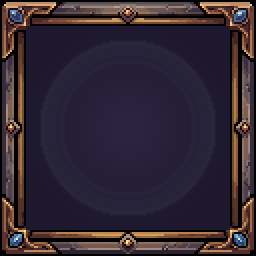
#> input picture Tools/skill_frame.png, 128 x 128 px, given in place of bordas.jpg, which was not available (shown 2 times larger)
$ python extract_bordas.py
#> lines starting #> are read from the running program, lines starting #| are printed output that depends on the picture; after the words box and inside, x2 and y2 are one past the last pixel; in counts of white or black regions, pixels touching at a corner belong together; pictures that were not available may be replaced by others from this repository, and a replacement may not be noted
### Tools/extract_pixelart.py
"""Extrai pixel art em resolução nativa de uma captura ampliada.

Resolve o problema de receber a arte como JPEG gigante com fundo xadrez: descobre
o tamanho real do pixel, reamostra, transforma o xadrez em transparência, separa
os sprites e limpa o ruído de compressão do JPEG.

Uso:
    python3 Tools/extract_pixelart.py imagens/Arvores.jpeg Assets/Art/Sprites/Environment arvore
    python3 Tools/extract_pixelart.py imagens/Cavaleiro.jpeg Assets/Art/Sprites/Characters cavaleiro --single
    python3 Tools/extract_pixelart.py imagens/planta-casa.jpeg Assets/Resources/Items planta_casa --single --sem-ruido
    python3 Tools/extract_pixelart.py imagens/botao-dev.png Assets/Resources/UI/Kit botao_dev --single --sem-ruido --grid 88
    python3 Tools/extract_pixelart.py imagens/pedra-madeira.jpeg <pasta> mat --sem-ruido   (mat_01 = pedra, mat_02 = madeira)
    python3 Tools/extract_pixelart.py imagens/corda.jpeg Assets/Resources/Items corda --single --sem-ruido

--sem-ruido descarta grupinhos soltos de pixels que o JPEG deixa no meio do fundo
(sem isso eles esticam o recorte até a borda da imagem).
"""
import sys
import os
import numpy as np
from PIL import Image


# [45 lines left out: function detect_pitch, not called in this run]


def resample(a, gw):
    H, W, _ = a.shape
    pitch = W / gw
    gh = int(round(H / pitch))
    out = np.zeros((gh, gw, 3), int)
    for gy in range(gh):
        for gx in range(gw):
            cx, cy = (gx + 0.5) * pitch, (gy + 0.5) * pitch
            x0, x1 = int(cx - pitch * 0.3), int(cx + pitch * 0.3)
            y0, y1 = int(cy - pitch * 0.3), int(cy + pitch * 0.3)
            blk = a[max(0, y0):min(H, y1 + 1), max(0, x0):min(W, x1 + 1)].reshape(-1, 3)
            out[gy, gx] = np.median(blk, axis=0).astype(int)
    return out


def background_mask(grid):
    """Detecta o xadrez de transparência pelas cores reais da imagem.

    Faixa de brilho fixa não serve: cada editor desenha o xadrez num cinza diferente.
    Como ele cobre a maior parte da folha, os dois cinzas neutros mais frequentes são
    justamente os quadrados do xadrez.
    """
    r, g, b = grid[:, :, 0], grid[:, :, 1], grid[:, :, 2]
    neutral = (abs(r - g) < 10) & (abs(g - b) < 10) & (abs(r - b) < 10)
    if neutral.sum() < 20:
        return np.zeros(grid.shape[:2], bool)

    vals, counts = np.unique(grid[neutral].reshape(-1, 3), axis=0, return_counts=True)

    # Os dois tons precisam ser distantes entre si: o ruído do JPEG cria vários
    # vizinhos quase idênticos do mesmo cinza, e pegar os dois mais frequentes
    # devolveria o mesmo quadrado duas vezes, deixando metade do xadrez de fora.
    tones = []
    for i in np.argsort(-counts):
        c = vals[i]
        if all(np.abs(c - t).sum() > 40 for t in tones):
            tones.append(c)
        if len(tones) == 2:
            break

    if len(tones) < 2:
        return np.zeros(grid.shape[:2], bool)

    # O JPEG borra a fronteira entre quadrados claro e escuro, criando cinzas
    # intermediários que não batem com nenhum dos dois tons. Aceita toda a faixa
    # entre eles — e depois preenche a partir das bordas, porque o xadrez é
    # conectado e encosta nos limites da imagem, enquanto a arte fica ilhada no
    # meio. Sem isso, cinzas legítimos da arte (pedras, metal) seriam apagados.
    lo = min(t.min() for t in tones) - 10
    hi = max(t.max() for t in tones) + 10
    cand = neutral & (grid.mean(2) >= lo) & (grid.mean(2) <= hi)

    H, W = cand.shape
    bg = np.zeros((H, W), bool)
    stack = []
    for x in range(W):
        for y in (0, H - 1):
            if cand[y, x] and not bg[y, x]:
                bg[y, x] = True
                stack.append((y, x))
    for y in range(H):
        for x in (0, W - 1):
            if cand[y, x] and not bg[y, x]:
                bg[y, x] = True
                stack.append((y, x))

    while stack:
        cy, cx = stack.pop()
        for dy, dx in ((1, 0), (-1, 0), (0, 1), (0, -1)):
            ny, nx = cy + dy, cx + dx
            if 0 <= ny < H and 0 <= nx < W and cand[ny, nx] and not bg[ny, nx]:
                bg[ny, nx] = True
                stack.append((ny, nx))
    return bg


def drop_specks(fg, min_size=12):
    """Tira grupos de pixels conectados menores que min_size (ruído do JPEG no fundo)."""
    H, W = fg.shape
    seen = np.zeros_like(fg)
    out = fg.copy()
    for y, x in zip(*np.where(fg)):
        if seen[y, x]:
            continue
        comp, stack = [], [(y, x)]
        seen[y, x] = True
        while stack:
            cy, cx = stack.pop()
            comp.append((cy, cx))
            for dy in (-1, 0, 1):
                for dx in (-1, 0, 1):
                    ny, nx = cy + dy, cx + dx
                    if 0 <= ny < H and 0 <= nx < W and fg[ny, nx] and not seen[ny, nx]:
                        seen[ny, nx] = True
                        stack.append((ny, nx))
        if len(comp) < min_size:
            for cy, cx in comp:
                out[cy, cx] = False
    return out


# [12 lines left out: function split_columns, not called in this run]


def quantize(rgb, alpha, dist=34):
    """Agrupa cores próximas, começando pelas mais frequentes.
    O JPEG cria centenas de tons quase iguais; pixel art real tem poucas dezenas."""
    px = rgb.reshape(-1, 3)[alpha.reshape(-1) > 0]
    cols, cnts = np.unique(px, axis=0, return_counts=True)
    reps = []
    for i in np.argsort(-cnts):
        c = cols[i]
        if all(((c - np.array(r)) ** 2).sum() > dist ** 2 for r in reps):
            reps.append(tuple(c))
    reps = np.array(reps)
    d = ((rgb.reshape(-1, 1, 3) - reps.reshape(1, -1, 3)) ** 2).sum(2)
    return reps[d.argmin(1)].reshape(rgb.shape).astype(np.uint8), len(reps)


# [59 lines left out: function main, not called in this run]


# [2 lines that do not run on import are left out]

### Tools/extract_boss_pirata.py
"""Separa cada quadro de ação do boss pirata (Drake) da folha imagens/boss-pirata.jpg.

A folha tem 3 linhas x 5 colunas, fundo xadrez:
  linha 1: frente, esquerda, costas-direita, costas-esquerda, costas   (direções)
  linha 2: parado, golpe 1, golpe 2, tiro p/ direita, tiro p/ esquerda
  linha 3: dor 1 (chapéu voando), dor 2 (ajoelhado), morte 1, morte 2, morte 3

Cada quadro sai num quadro de tamanho único, com os pés no mesmo ponto (centro da
coluna, base da linha), para a animação não pular. Saída: Assets/Art/Sprites/Monsters/MVP/Resources/Drake/.

Uso: python Tools/extract_boss_pirata.py   (na raiz do projeto)
"""
import os
import sys

import numpy as np
from PIL import Image

sys.path.insert(0, os.path.dirname(__file__))
from extract_pixelart import resample, background_mask, drop_specks, quantize  # noqa: E402

SRC = "imagens/boss-pirata.jpg"
OUT = "Assets/Art/Sprites/Monsters/MVP/Resources/Drake"
GRID = 512          # a arte tem pixel de 2 px na imagem de 1024
COLS = 5
NAMES = [
    ["frente", "esquerda", "costas_direita", "costas_esquerda", "costas"],
    ["parado", "golpe_1", "golpe_2", "tiro_direita", "tiro_esquerda"],
    ["dor_1", "dor_2", "morte_1", "morte_2", "morte_3"],
]


def components(fg):
    """Grupos de pixels ligados (8 vizinhos): lista de (ys, xs)."""
    H, W = fg.shape
    seen = np.zeros_like(fg)
    out = []
    for y, x in zip(*np.where(fg)):
        if seen[y, x]:
            continue
        ys, xs, stack = [], [], [(y, x)]
        seen[y, x] = True
        while stack:
            cy, cx = stack.pop()
            ys.append(cy)
            xs.append(cx)
            for dy in (-1, 0, 1):
                for dx in (-1, 0, 1):
                    ny, nx = cy + dy, cx + dx
                    if 0 <= ny < H and 0 <= nx < W and fg[ny, nx] and not seen[ny, nx]:
                        seen[ny, nx] = True
                        stack.append((ny, nx))
        out.append((np.array(ys), np.array(xs)))
    return out


# [75 lines left out: functions row_bands, main, not called in this run]


# [2 lines that do not run on import are left out]

### Tools/extract_frames.py
"""Separa todos os quadros de uma folha de sprites (fundo xadrez) em arquivos numerados.

Linha a linha (faixas com desenho separadas por linhas vazias), cada quadro é um grupo de
colunas com desenho; efeitos soltos (arco do golpe, fumaça) ficam com o quadro mais
próximo. Os quadros saem já na grade nativa e alinhados pelo tronco (como o Drake), com
os pés na base da linha.

Uso: python Tools/extract_frames.py <imagem> <pasta de saída> <prefixo> [--grid N] [--cells 8,8,0]
Saída: <prefixo>_L<linha>_<n>.png (para conferir e escolher as animações).
"""
import os
import sys

import numpy as np
from PIL import Image

sys.path.insert(0, os.path.dirname(__file__))
from extract_pixelart import resample, background_mask, drop_specks, quantize, detect_pitch  # noqa: E402
from extract_boss_pirata import components, row_bands  # noqa: E402


def segments(fill, min_gap=3, min_width=6):
    segs, start, gap = [], None, 0
    for x, f in enumerate(fill):
        if f:
            if start is None:
                start = x
            gap = 0
        elif start is not None:
            gap += 1
            if gap >= min_gap:
                segs.append((start, x - gap))
                start, gap = None, 0
    if start is not None:
        segs.append((start, len(fill) - 1))
    return [s for s in segs if s[1] - s[0] >= min_width]


# [54 lines left out: function extract, not called in this run]


def is_effect_px(px):
    """Arco azul-claro do golpe (efeito da espada)."""
    return (px[:, 2] - px[:, 0]).mean() > 25 and px.mean() > 140


# [62 lines left out: functions remove_effects, save_frames, main, not called in this run]


# [2 lines that do not run on import are left out]

### Tools/extract_bordas.py
"""Separa as peças de borda do mapa (imagens/bordas.jpg) e monta as versões longas.

Folha (5 linhas):
  1: gramados (barranco com grama em cima, em V, visão 3/4)       -> gramado_1..4
  2: paredões de pedra (em V)                                       -> paredao_1..4
  3: cachoeiras (3) e pedras molhadas sem água (1)                  -> cachoeira_1..4
  4: barrancos escuros com raízes (retos, a beira de baixo do mapa) -> barranco_1..4
  5: pedra, 3 troncos, 2 muretas de pedra, 2 cercas de madeira

Cada peça sai recortada (sem sobra) em Assets/Art/Sprites/Environment/Borda/.
As retas viram também ladrilhos que emendam (pedaço que repete) e versões longas prontas:
  barranco_ladrilho / barranco_longo, cerca_ladrilho / cerca_longa,
  mureta_ladrilho / mureta_longa.
Os ladrilhos servem para o SpriteRenderer em modo "Tiled": um objeto só, do comprimento
que quiser (RaelMMO > Borda no menu do Unity).

Uso: python Tools/extract_bordas.py
"""
import os
import sys

import numpy as np
from PIL import Image

sys.path.insert(0, os.path.dirname(__file__))
from extract_pixelart import resample, background_mask, drop_specks, quantize  # noqa: E402
from extract_boss_pirata import components  # noqa: E402
from extract_frames import segments  # noqa: E402

SRC = "imagens/bordas.jpg"
OUT = "Assets/Art/Sprites/Environment/Borda"
GRID = 512
# Linhas na grade nativa (a 3 e a 4 se encostam: a água cai em cima do barranco).
ROWS = [(0, 61), (62, 119), (120, 178), (179, 233), (234, 285)]
ROW_NAMES = [
    ["gramado_1", "gramado_2", "gramado_3", "gramado_4"],
    ["paredao_1", "paredao_2", "paredao_3", "paredao_4"],
    ["cachoeira_1", "cachoeira_2", "cachoeira_3", "cachoeira_4"],
    ["barranco_1", "barranco_2", "barranco_3", "barranco_4"],
    ["pedra", "tronco_1", "tronco_2", "tronco_3", "mureta_1", "mureta_2", "cerca_1", "cerca_2"],
]


def save(rgba, name):
    alpha = rgba[:, :, 3]
    ys, xs = np.where(alpha > 0)
    rgba = rgba[ys.min():ys.max() + 1, xs.min():xs.max() + 1]
    Image.fromarray(rgba.astype(np.uint8), "RGBA").save(os.path.join(OUT, name + ".png"))
    return rgba


def piece(grid, mask):
    rgb = np.where(mask[:, :, None], grid, 0).astype(int)
    alpha = np.where(mask, 255, 0).astype(np.uint8)
    snapped, _ = quantize(rgb, alpha, dist=16)
    return np.dstack([snapped, alpha])


def seam_tile(img, overlap=8):
    """Faz um pedaço que emenda com ele mesmo na horizontal: a ponta direita (overlap px)
    se funde com a esquerda, então ladrilho + ladrilho não mostra corte."""
    h, w = img.shape[:2]
    core = img[:, :w - overlap].astype(float)
    tail = img[:, w - overlap:].astype(float)
    for i in range(overlap):
        t = (i + 0.5) / overlap
        a_core, a_tail = core[:, i, 3:4] / 255, tail[:, i, 3:4] / 255
        mix_a = a_core * t + a_tail * (1 - t)
        rgb = np.where(mix_a > 0, (core[:, i, :3] * a_core * t + tail[:, i, :3] * a_tail * (1 - t)) /
                       np.maximum(mix_a, 1e-6), 0)
        core[:, i, :3] = rgb
        core[:, i, 3] = np.where(mix_a[:, 0] > 0.5, 255, 0)
    return core.round().astype(np.uint8)


def repeat(tile, n):
    return np.concatenate([tile] * n, axis=1)


def bottom_align(imgs):
    """Mesma altura para todos, alinhados pela base (as peças saem recortadas)."""
    h = max(i.shape[0] for i in imgs)
    out = []
    for i in imgs:
        pad = np.zeros((h, i.shape[1], 4), np.uint8)
        pad[h - i.shape[0]:] = i
        out.append(pad)
    return out


def join_blend(imgs, overlap):
    """Junta as peças lado a lado, cada uma entrando `overlap` px por cima da anterior
    com transição suave: some a linha reta que aparecia na emenda."""
    imgs = bottom_align(imgs)
    out = imgs[0].astype(float)
    for nxt in imgs[1:]:
        nxt = nxt.astype(float)
        a, b = out[:, -overlap:], nxt[:, :overlap]
        mixed = np.zeros_like(a)
        for i in range(overlap):
            t = (i + 0.5) / overlap
            aa, ab = a[:, i, 3:4] / 255 * (1 - t), b[:, i, 3:4] / 255 * t
            al = aa + ab
            mixed[:, i, :3] = np.where(al > 0, (a[:, i, :3] * aa + b[:, i, :3] * ab) / np.maximum(al, 1e-6), 0)
            mixed[:, i, 3] = np.where(al[:, 0] > 0.5, 255, 0)
        out = np.concatenate([out[:, :-overlap], mixed, nxt[:, overlap:]], axis=1)
    return out.round().astype(np.uint8)


def main():
    os.makedirs(OUT, exist_ok=True)
    a = np.array(Image.open(SRC).convert("RGB")).astype(float)
    grid = resample(a, GRID)
    fg = drop_specks(~background_mask(grid))
#> in background_mask, `r, g, b = grid[:, :, 0], grid[:, :, 1], grid[:, :, 2]`:
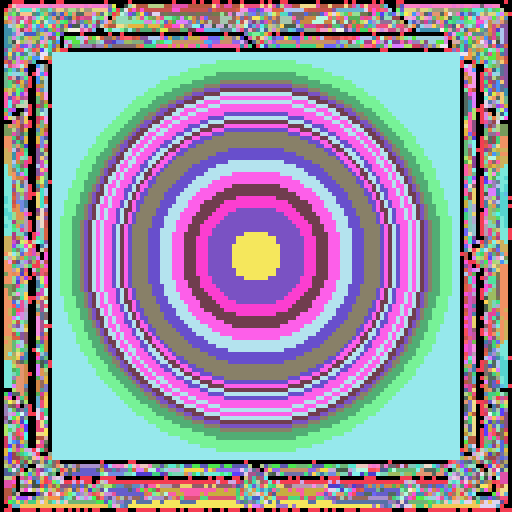
#> r: shape (512, 512) int64; 241 distinct labels, from 0 to 255; one colour per label, 0 black
#> in background_mask, `r, g, b = grid[:, :, 0], grid[:, :, 1], grid[:, :, 2]`:
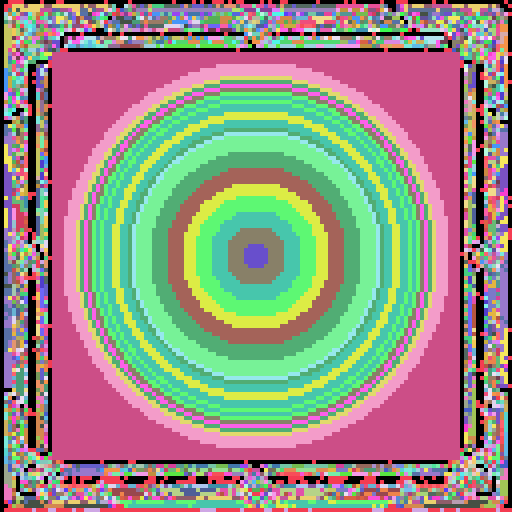
#> g: shape (512, 512) int64; 205 distinct labels, from 0 to 254; one colour per label, 0 black
#> in background_mask, `r, g, b = grid[:, :, 0], grid[:, :, 1], grid[:, :, 2]`:
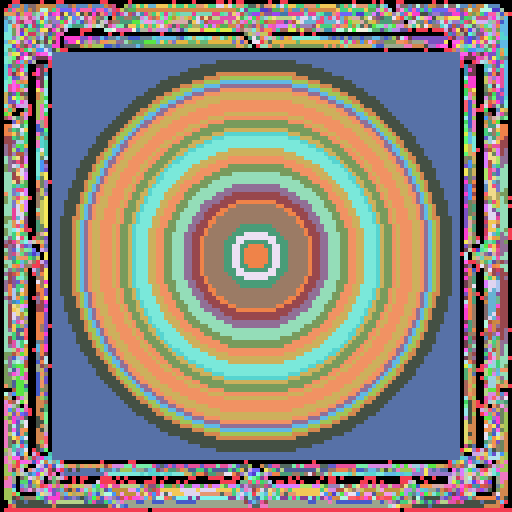
#> b: shape (512, 512) int64; 184 distinct labels, from 0 to 250; one colour per label, 0 black
#> in background_mask, `neutral = (abs(r - g) < 10) & (abs(g - b) < 10) & (abs(r - b) < 10)`:
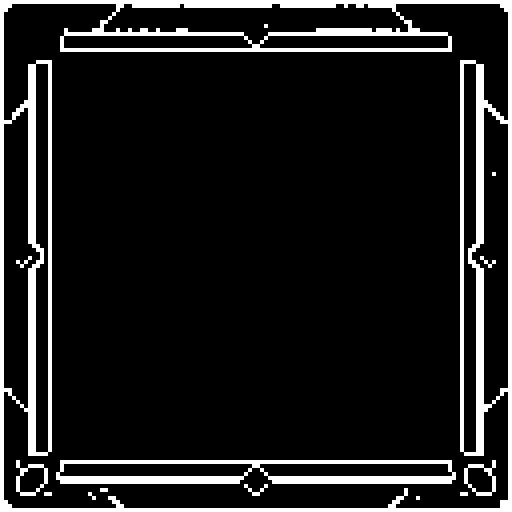
#> neutral: shape (512, 512) bool; 11.2% white; 14 white regions (3 under 20 px), largest, box (x1, y1, x2, y2) and area: (0, 0, 512, 512) 23568, (56, 460, 456, 484) 4704, (16, 460, 48, 496) 368
#> in background_mask, `vals, counts = np.unique(grid[neutral].reshape(-1, 3), axis=0, return_..`: vals = 142 rows, first 8: [0, 0, 0], [0, 0, 1], [0, 1, 0], [0, 1, 1], [0, 2, 1], [1, 0, 0], [1, 0, 1], [1, 0, 2]; counts = 142 values, max 18656 at index 0, min 16 at index 7, mean 207.1
#> the loop in background_mask, `for i in np.argsort(-counts):` made 12 passes
#> (i, c) on passes 2, 3, 5, 6, 7, 8, 9, 10, 11, 12: (9, [1, 1, 1]), (5, [1, 0, 0]), (8, [1, 1, 0]), (12, [1, 2, 1]), (2, [0, 1, 0]), (4, [0, 2, 1]), (19, [2, 2, 2]), (15, [2, 1, 1]), (29, [3, 3, 3]), (130, [87, 79, 82])
#> after the loop in background_mask, `for i in np.argsort(-counts):`: tones = [[0, 0, 0], [87, 79, 82]]
#> in background_mask, `lo = min(t.min() for t in tones) - 10`: lo = -10
#> in background_mask, `hi = max(t.max() for t in tones) + 10`: hi = 97
#> after the loop in background_mask, `for x in range(W):`: bg: shape (512, 512) bool; 0.39% white in thin lines or dots
#> after the loop in background_mask, `for y in range(H):`: bg: shape (512, 512) bool; 0.78% white in thin lines or dots
#> after the loop in background_mask, `while stack:`:
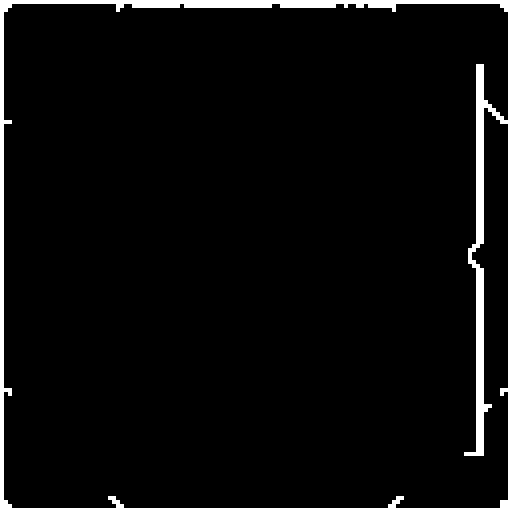
#> bg: shape (512, 512) bool; 5% white; 1 white region, box (x1, y1, x2, y2) and area: (0, 0, 512, 512) 13024
#> the loop in drop_specks, `for y, x in zip(*np.where(fg)):` made 249120 passes
    H, W = fg.shape
#> H = 512; W = 512
    pieces = {}
    for (y0, y1), names in zip(ROWS, ROW_NAMES):
        band = np.zeros_like(fg)
        band[y0:y1 + 1] = fg[y0:y1 + 1]
        if len(names) == 4:
            cw = W / 4
            cells = [(int(round(k * cw)), int(round((k + 1) * cw)) - 1) for k in range(4)]
        else:
            cells = segments(band.any(0), min_gap=2)
        if len(cells) != len(names):
            print(f"  aviso: linha {names[0]}: {len(cells)} peças, esperava {len(names)}")
        for (s0, s1), name in zip(cells, names):
            m = np.zeros_like(fg)
            m[:, s0:s1 + 1] = band[:, s0:s1 + 1]
            # Só o maior grupo e o que está colado nele (some o que vazou da vizinha).
            parts = components(m)
            main_part = max(parts, key=lambda c: len(c[0]))
            for cy, cx in parts:
                if cy is not main_part[0] and len(cy) < 40:
                    m[cy, cx] = False
            pieces[name] = save(piece(grid, m), name)
            print(f"  {name}.png {pieces[name].shape[1]}x{pieces[name].shape[0]}")
#> this loop made 5 passes
#> cells on passes 1 to 5: [(0, 127), (128, 255), (256, 383), (384, 511)], [(0, 127), (128, 255), (256, 383), (384, 511)], [(0, 127), (128, 255), (256, 383), (384, 511)], [(0, 127), (128, 255), (256, 383), (384, 511)], [(4, 507)]
#|   aviso: linha pedra: 1 peças, esperava 8
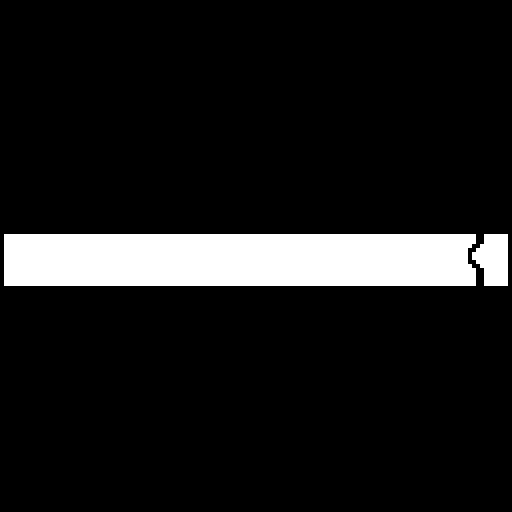
#> band: shape (512, 512) bool; 9.9% white; 2 white regions, box (x1, y1, x2, y2) and area: (4, 234, 476, 286) 24384, (472, 234, 508, 286) 1440
#> after the loop, pieces = 17 items

    # Barranco: os 4 emendados com transição (varia sem repetir a cada peça); o ladrilho
    # também emenda com ele mesmo nas pontas. A versão longa repete o ladrilho 3 vezes.
    strip = join_blend([pieces[f"barranco_{i}"] for i in range(1, 5)], 8)
#> in bottom_align, `h = max(i.shape[0] for i in imgs)`: h = 55
#> the loop in bottom_align, `for i in imgs:` made 4 passes
#> after the loop in bottom_align, `for i in imgs:`: out = 4 items
#> the loop in join_blend, `for nxt in imgs[1:]:` made 3 passes
    tile = seam_tile(strip, 10)
#> after the loop in seam_tile, `for i in range(overlap):`: core: shape (55, 470, 4) float64; mean of channels 0, 1, 2, 3 47.1, 38.1, 56, 250.7
    save(tile, "barranco_ladrilho")
#> in save (call 18), `alpha = rgba[:, :, 3]`: alpha: shape (55, 470); 98.3% white; 1 black region, box (x1, y1, x2, y2) and area: (448, 0, 456, 55) 440
    save(repeat(tile, 3), "barranco_longo")
#> in save (call 19), `alpha = rgba[:, :, 3]`:
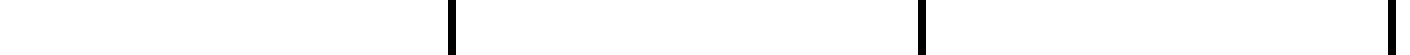
#> alpha: shape (55, 1410); 98.3% white; 3 black regions, box (x1, y1, x2, y2) and area: (448, 0, 456, 55) 440, (918, 0, 926, 55) 440, (1388, 0, 1396, 55) 440

    # Cerca: mourões a cada 17 px. Ladrilho = de um mourão até antes do próximo (repete
    # sem emenda). Longa = ponta esquerda (pilar alto) + ladrilhos + ponta direita.
#> (the run stopped early here; a loop or call above may not have finished)

$ run again, on Tools/fontes/equipamento_janela.png
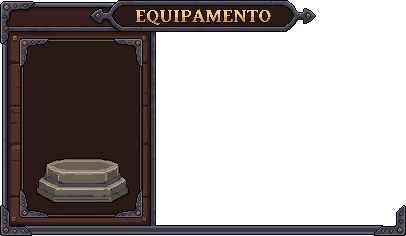
#> input picture Tools/fontes/equipamento_janela.png, 406 x 236 px, given in place of bordas.jpg, which was not available
#> neutral: shape (298, 512) bool; 20.5% white; 448 white regions (392 under 20 px), largest, box (x1, y1, x2, y2) and area: (0, 0, 512, 298) 4053, (410, 90, 466, 152) 2627, (319, 89, 379, 152) 2574
#> vals = 203 rows, first 8: [7, 5, 9], [12, 10, 11], [12, 11, 15], [12, 11, 17], [16, 10, 9], [16, 10, 11], [18, 18, 26], [19, 15, 15]; counts = 203 values, max 14797 at index 20, min 1 at index 1, mean 154.4
#> the loop in background_mask, `for i in np.argsort(-counts):` made 2 passes
#> (i, c) on passes 1 to 2: (20, [32, 25, 32]), (0, [7, 5, 9])
#> after the loop in background_mask, `for i in np.argsort(-counts):`: tones = [[32, 25, 32], [7, 5, 9]]
#> lo = -5
#> hi = 42
#> cand: shape (298, 512) bool; 17% white; 204 white regions (145 under 20 px), largest, box (x1, y1, x2, y2) and area: (410, 90, 466, 152) 2533, (321, 90, 376, 152) 2476, (2, 20, 398, 286) 1956
#> after the loop in background_mask, `while stack:`:
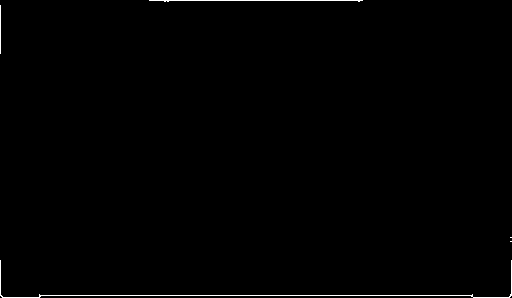
#> bg: shape (298, 512) bool; 0.57% white in thin lines or dots
#> the loop in drop_specks, `for y, x in zip(*np.where(fg)):` made 151709 passes
#> the loop in main, `for (y0, y1), names in zip(ROWS, ROW_NAMES):` made 5 passes
#> cells on passes 1 to 5: [(0, 127), (128, 255), (256, 383), (384, 511)], [(0, 127), (128, 255), (256, 383), (384, 511)], [(0, 127), (128, 255), (256, 383), (384, 511)], [(0, 127), (128, 255), (256, 383), (384, 511)], [(0, 511)]
#> (printed output is left out)
#> after the loop in main, `for (y0, y1), names in zip(ROWS, ROW_NAMES):`: pieces = 17 items
#> in bottom_align, `h = max(i.shape[0] for i in imgs)`: h = 55
#> the loop in bottom_align, `for i in imgs:` made 4 passes
#> after the loop in bottom_align, `for i in imgs:`: out = 4 items
#> the loop in join_blend, `for nxt in imgs[1:]:` made 3 passes
#> in repeat, `return np.concatenate([tile] * n, axis=1)`:
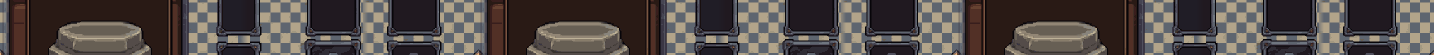
#> returned value: shape (55, 1434, 4); mean of channels 0, 1, 2, 3 81, 73.4, 70.9, 255; drawn as R, G, B
